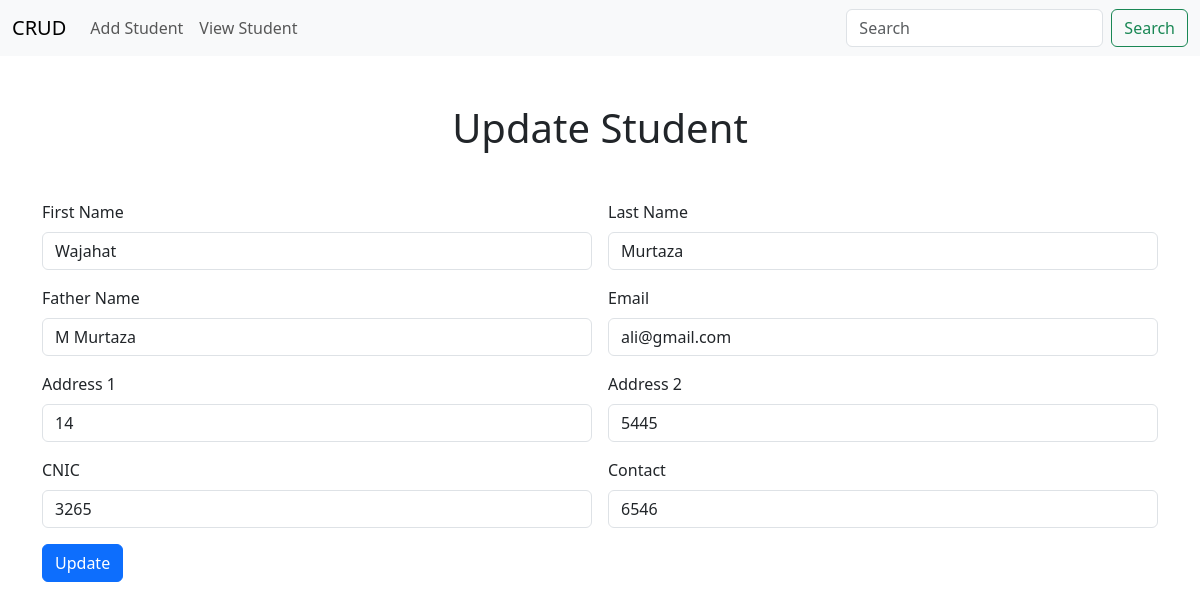
Page /update/16 on the committed database.
### core/models.py (models this page shows, shortened)
class Student(models.Model):
    first_name = models.CharField(max_length=20)
    last_name = models.CharField(max_length=20)
    father_name = models.CharField(max_length=50)
    email = models.EmailField()
    cnic = models.CharField(max_length=15)
    addressOne = models.CharField(max_length=150)
    addressTwo = models.CharField(max_length=150)
    contact = models.CharField(max_length=11)
    time = models.DateTimeField(auto_now_add=True)

### core/views.py (the view, shortened to what this page needs)
# urls.py: path('update/<int:pk>', views.update_student, name='update')
def update_student(request,pk):
    student = get_object_or_404(Student, pk=pk)
    context = {
        'student':student
    }
    return render(request, 'update.html', context)

### templates/update.html (shortened to what this page needs)
{% extends 'base.html' %}
{% block content %}
<div class="container">
<h1 class="text-center my-5">Update Student</h1>
<form class="row g-3" method="post">
    <div class="col-md-6">
      <label for="fname" class="form-label">First Name</label>
      <input type="text" class="form-control" id="fname" name="fname" value="{{student.first_name}}" required>
    </div>
    <div class="col-md-6">
      <label for="lname" class="form-label">Last Name</label>
      <input type="text" class="form-control" id="lname" value="{{student.last_name}}" name="lname" required>
    </div>
    <div class="col-6">
      <label for="fathername" class="form-label">Father Name</label>
      <input type="text" class="form-control" name="fathername" value="{{student.father_name}}" id="fathername" required>
    </div>
    <div class="col-6">
      <label for="email" class="form-label">Email</label>
      <input type="email" class="form-control" name="email" value="{{student.email}}" id="email" required>
    </div>
    <div class="col-6">
      <label for="inputAddressOne" class="form-label">Address 1</label>
      <input type="text" class="form-control" name="inputAddressOne" value="{{student.addressOne}}" id="inputAddressOne" placeholder="Apartment, studio, or floor" required>
    </div>
    <div class="col-6">
      <label for="inputAddressTwo" class="form-label">Address 2</label>
      <input type="text" class="form-control" name="inputAddressTwo" value="{{student.addressTwo}}" id="inputAddressTwo" placeholder="Apartment, studio, or floor" required>
    </div>
    <div class="col-md-6">
      <label for="cnic" class="form-label">CNIC</label>
      <input type="number" class="form-control" name="cnic" value="{{student.cnic}}" id="cnic" required>
    </div>
    <div class="col-md-6">
      <label for="contact" class="form-label">Contact</label>
      <input type="tel" class="form-control" id="contact" value="{{student.contact}}" name="contact" required>
    </div>
    <div class="col-12">
      <button type="submit" class="btn btn-primary">Update</button>
    </div>
  </form>
</div>
{% endblock content %}

### rows in the picture
Student: fname "Wajahat", lname "Murtaza", fathername "M Murtaza", email "ali@gmail.com", inputAddressOne "14", inputAddressTwo "5445", cnic "3265", contact "6546"
